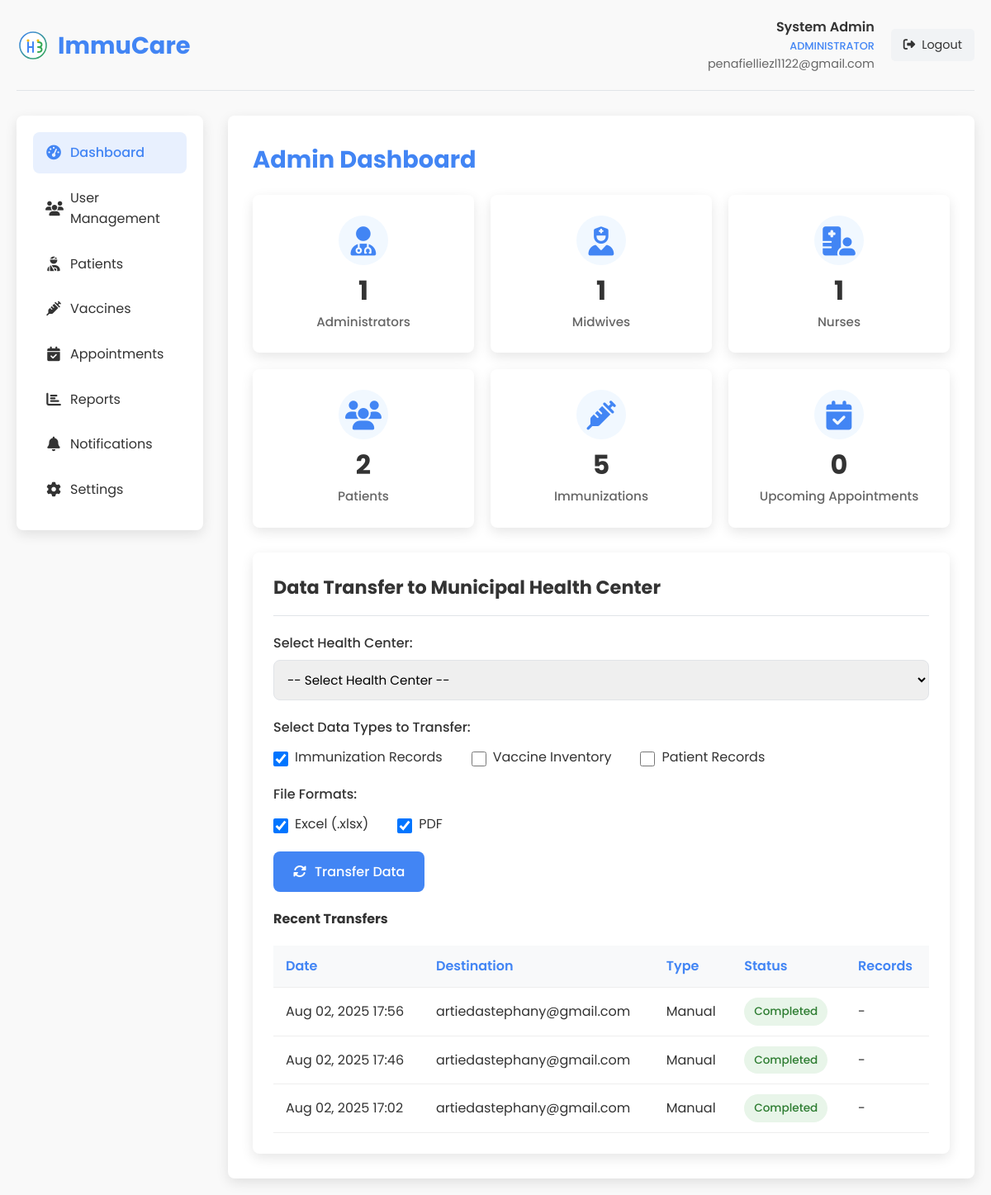
/admin_dashboard.php (signed in), run on an earlier commit of the app's database.
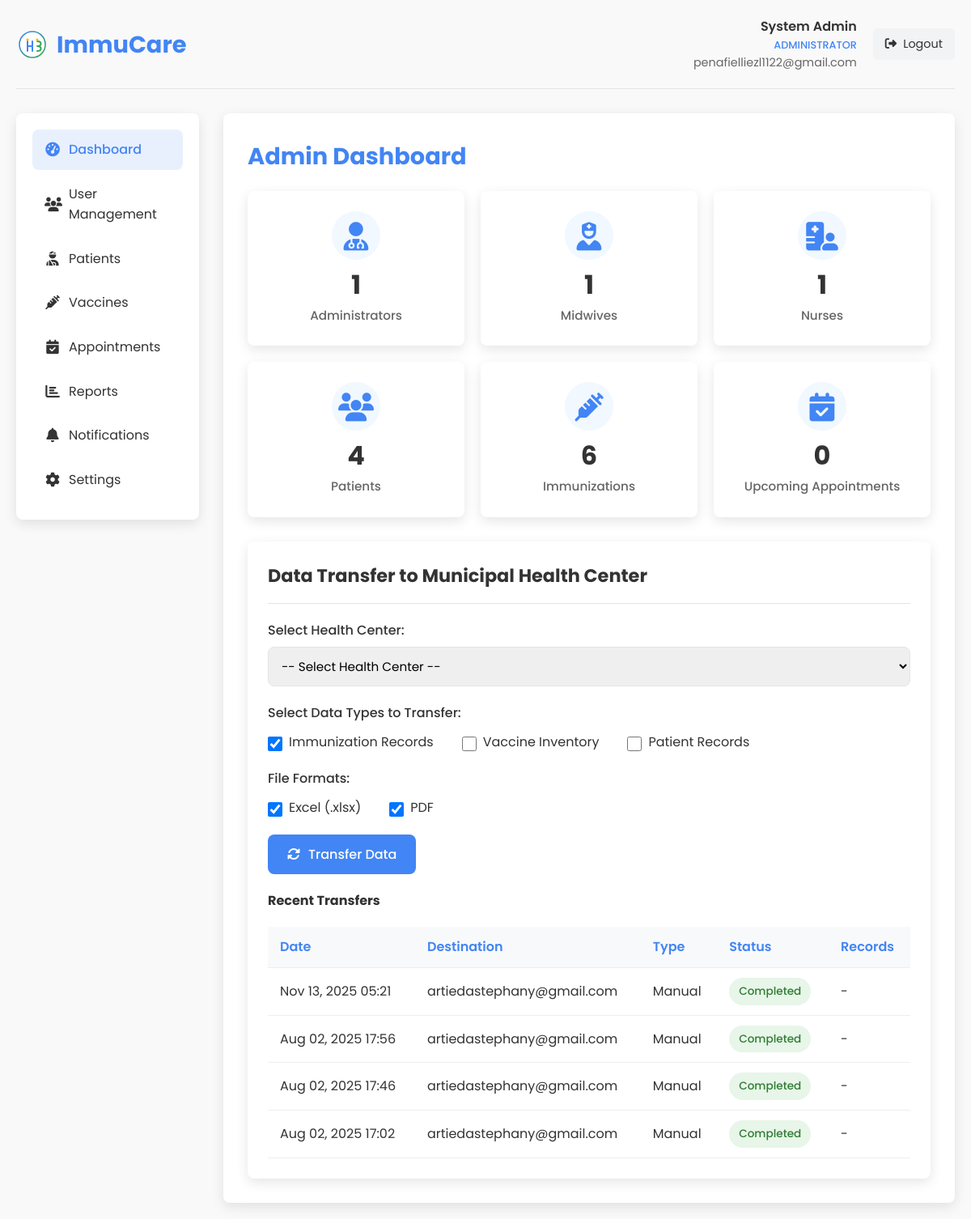
And on a later commit of the database.
### tables this page shows
CREATE TABLE `data_transfers` (
  `id` int(11) NOT NULL,
  `initiated_by` int(11) NOT NULL,
  `destination` varchar(255) NOT NULL,
  `file_name` varchar(255) DEFAULT NULL,
  `file_size` int(11) DEFAULT NULL,
  `record_count` int(11) DEFAULT NULL,
  `transfer_type` enum('manual','scheduled','api') NOT NULL,
  `status` enum('pending','completed','failed') NOT NULL,
  `status_message` text DEFAULT NULL,
  `started_at` datetime NOT NULL,
  `completed_at` datetime DEFAULT NULL,
  `created_at` datetime NOT NULL,
  `updated_at` timestamp NOT NULL DEFAULT current_timestamp() ON UPDATE current_timestamp()
);

### admin_dashboard.php (the view, shortened to what the changed rows need)
<?php
$conn = new mysqli(DB_HOST, DB_USER, DB_PASS, DB_NAME);
$stmt = $conn->prepare("SELECT COUNT(*) as count FROM patients");
$stmt->execute();
$result = $stmt->get_result();
$patient_count = $result->fetch_assoc()['count'];
$stmt = $conn->prepare("SELECT COUNT(*) as count FROM immunizations");
$stmt->execute();
$result = $stmt->get_result();
$immunization_count = $result->fetch_assoc()['count'];
$stmt = $conn->prepare("SELECT dt.*, u.name as initiated_by_name FROM data_transfers dt LEFT JOIN users u ON dt.initiated_by = u.id ORDER BY dt.created_at DESC LIMIT 5");
$stmt->execute();
$recent_transfers = $stmt->get_result();
?>
<!DOCTYPE html>
<html lang="en">
<head>
    <link rel="stylesheet" href="styles.css">
    <link rel="stylesheet" href="https://cdnjs.cloudflare.com/ajax/libs/font-awesome/6.4.0/css/all.min.css">
</head>
<body>
    <div class="dashboard-container">
        <div class="dashboard-header">
            <div class="dashboard-logo">
                <h1>ImmuCare</h1>
            </div>
        </div>
        <div class="dashboard-content">
            <div class="main-content">
                <h2 class="page-title">Admin Dashboard</h2>
                <div class="stats-grid">
                    <div class="stat-card">
                        <div class="stat-icon">
                            <i class="fas fa-users"></i>
                        </div>
                        <div class="stat-value"><?php echo $patient_count; ?></div>
                        <div class="stat-label">Patients</div>
                    </div>
                    <div class="stat-card">
                        <div class="stat-icon">
                            <i class="fas fa-syringe"></i>
                        </div>
                        <div class="stat-value"><?php echo $immunization_count; ?></div>
                        <div class="stat-label">Immunizations</div>
                    </div>
                </div>
                <div class="admin-sections">
                    <div class="admin-section">
                        <div class="transfer-history">
                            <table class="transfer-table">
                                <thead>
                                    <tr>
                                        <th>Date</th>
                                        <th>Destination</th>
                                        <th>Type</th>
                                        <th>Status</th>
                                        <th>Records</th>
                                    </tr>
                                </thead>
                                <tbody>
                                    <?php if ($recent_transfers->num_rows > 0): ?>
                                        <?php while ($transfer = $recent_transfers->fetch_assoc()): ?>
                                            <tr>
                                                <td><?php echo date('M d, Y H:i', strtotime($transfer['created_at'])); ?></td>
                                                <td><?php echo htmlspecialchars($transfer['destination']); ?></td>
                                                <td><?php echo ucfirst($transfer['transfer_type']); ?></td>
                                                <td>
                                                    <span class="transfer-status status-<?php echo $transfer['status']; ?>">
                                                        <?php echo ucfirst($transfer['status']); ?>
                                                    </span>
                                                </td>
                                                <td><?php echo $transfer['record_count'] ? $transfer['record_count'] : '-'; ?></td>
                                            </tr>
                                        <?php endwhile; ?>
                                    <?php else: ?>
                                        <tr>
                                            <td colspan="5">No recent transfers found.</td>
                                        </tr>
                                    <?php endif; ?>
                                </tbody>
                            </table>
                        </div>
                    </div>
                </div>
            </div>
        </div>
    </div>
</body>
</html>

What changed in the data, as far as the page shows it:
added data_transfers: created_at "Nov 13, 2025 05:21", destination "artiedastephany@gmail.com", transfer_type "Manual", status "Completed"
Also different on the page:
$patient_count: "2" → "4"
$immunization_count: "5" → "6"
